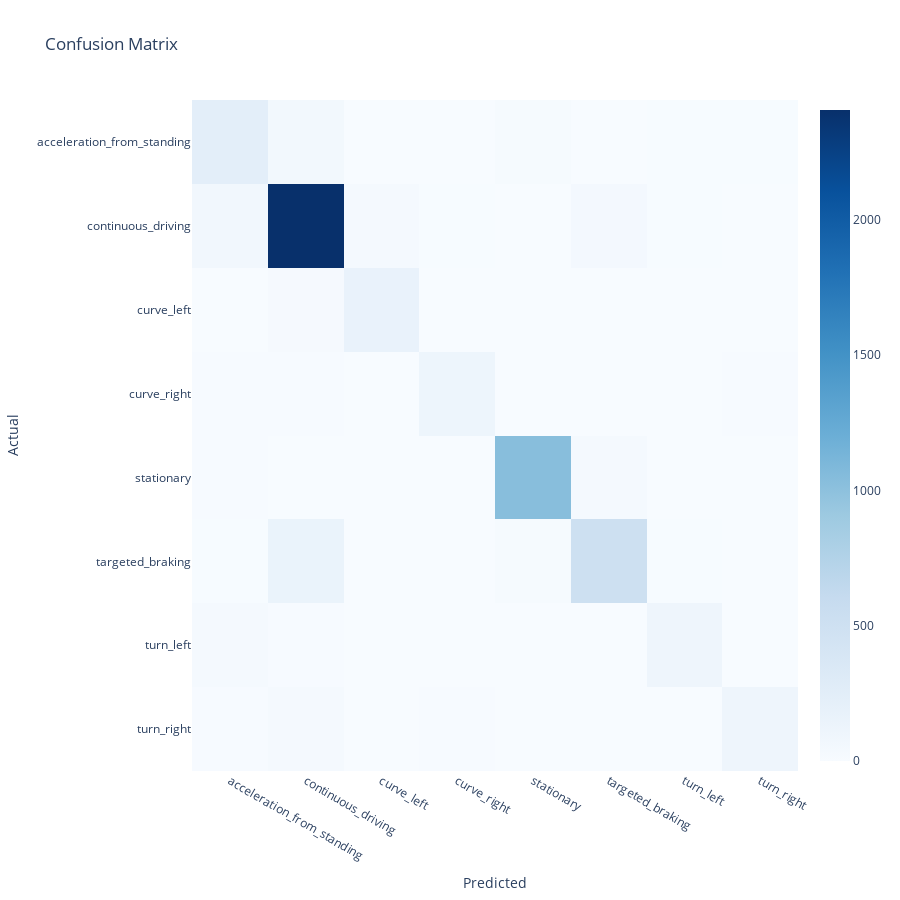

The code cell stored with this chart in its notebook:
### Code cell
cm = confusion_matrix(enc.inverse_transform(y_test), enc.inverse_transform(y_pred))
heatmap = go.Heatmap(z=cm, x=enc.categories_[0], y=enc.categories_[0], colorscale='Blues') # FEHLER IRGENDWO

# create the layout
layout = go.Layout(title='Confusion Matrix')

# create the figure
fig = go.Figure(data=[heatmap], layout=layout)

fig.update_layout(yaxis = dict(categoryorder = 'category descending'))
fig.update_yaxes(title_text="Actual")
fig.update_xaxes(title_text="Predicted")

fig.layout.height = 900
fig.layout.width = 900
# show the figure
fig.show()

### Figure 1 — Plotly figure (JSON) as saved in the notebook; plotly's stock layout.template omitted (floating-point values rounded to 4 significant figures)
{"data": [{"colorscale": [[0, "rgb(247,251,255)"], [0.125, "rgb(222,235,247)"], [0.25, "rgb(198,219,239)"], [0.375, "rgb(158,202,225)"], [0.5, "rgb(107,174,214)"], [0.625, "rgb(66,146,198)"], [0.75, "rgb(33,113,181)"], [0.875, "rgb(8,81,156)"], [1, "rgb(8,48,107)"]], "type": "heatmap", "x": ["acceleration_from_standing", "continuous_driving", "curve_left", "curve_right", "stationary", "targeted_braking", "turn_left", "turn_right"], "y": ["acceleration_from_standing", "continuous_driving", "curve_left", "curve_right", "stationary", "targeted_braking", "turn_left", "turn_right"], "z": [[238, 61, 0, 0, 19, 2, 8, 8], [72, 2405, 41, 9, 0, 48, 7, 6], [0, 29, 163, 2, 0, 1, 1, 0], [10, 14, 0, 119, 0, 4, 0, 13], [14, 0, 0, 0, 1031, 34, 0, 0], [9, 158, 4, 1, 26, 509, 9, 6], [39, 13, 2, 0, 1, 0, 113, 0], [16, 38, 1, 12, 0, 1, 0, 105]]}], "layout": {"height": 900, "title": {"text": "Confusion Matrix"}, "width": 900, "xaxis": {"title": {"text": "Predicted"}}, "yaxis": {"categoryorder": "category descending", "title": {"text": "Actual"}}}}
